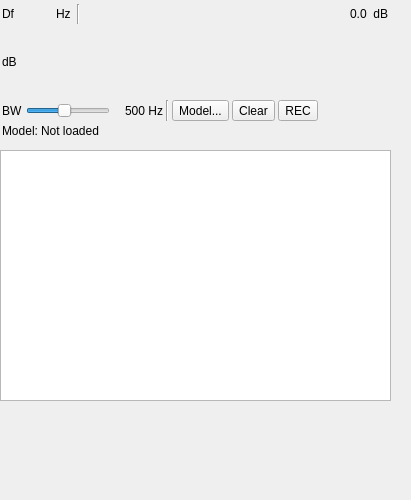
<?xml version="1.0" encoding="UTF-8"?>
<ui version="4.0">
 <class>CWMLDemodGUI</class>
 <widget class="RollupContents" name="CWMLDemodGUI">
  <property name="geometry">
   <rect>
    <x>0</x>
    <y>0</y>
    <width>411</width>
    <height>500</height>
   </rect>
  </property>
  <property name="sizePolicy">
   <sizepolicy hsizetype="Expanding" vsizetype="Expanding">
    <horstretch>0</horstretch>
    <verstretch>0</verstretch>
   </sizepolicy>
  </property>
  <property name="minimumSize">
   <size>
    <width>352</width>
    <height>0</height>
   </size>
  </property>
  <property name="font">
   <font>
    <family>Liberation Sans</family>
    <pointsize>9</pointsize>
   </font>
  </property>
  <property name="focusPolicy">
   <enum>Qt::StrongFocus</enum>
  </property>
  <property name="windowTitle">
   <string>CW Demodulator (ML)</string>
  </property>
  <widget class="QWidget" name="settingsContainer" native="true">
   <property name="geometry">
    <rect>
     <x>0</x>
     <y>0</y>
     <width>390</width>
     <height>140</height>
    </rect>
   </property>
   <property name="minimumSize">
    <size>
     <width>350</width>
     <height>0</height>
    </size>
   </property>
   <property name="windowTitle">
    <string>Settings</string>
   </property>
   <layout class="QVBoxLayout" name="verticalLayout">
    <property name="spacing">
     <number>3</number>
    </property>
    <property name="leftMargin">
     <number>2</number>
    </property>
    <property name="topMargin">
     <number>2</number>
    </property>
    <property name="rightMargin">
     <number>2</number>
    </property>
    <property name="bottomMargin">
     <number>2</number>
    </property>
    <item>
     <layout class="QHBoxLayout" name="powLayout">
      <property name="topMargin">
       <number>2</number>
      </property>
      <item>
       <widget class="QLabel" name="deltaFrequencyLabel">
        <property name="minimumSize">
         <size>
          <width>16</width>
          <height>0</height>
         </size>
        </property>
        <property name="text">
         <string>Df</string>
        </property>
       </widget>
      </item>
      <item>
       <widget class="ValueDialZ" name="deltaFrequency" native="true">
        <property name="sizePolicy">
         <sizepolicy hsizetype="Maximum" vsizetype="Maximum">
          <horstretch>0</horstretch>
          <verstretch>0</verstretch>
         </sizepolicy>
        </property>
        <property name="minimumSize">
         <size>
          <width>32</width>
          <height>16</height>
         </size>
        </property>
        <property name="font">
         <font>
          <family>Liberation Mono</family>
          <pointsize>12</pointsize>
         </font>
        </property>
        <property name="cursor">
         <cursorShape>PointingHandCursor</cursorShape>
        </property>
        <property name="focusPolicy">
         <enum>Qt::StrongFocus</enum>
        </property>
        <property name="toolTip">
         <string>Demod shift frequency from center in Hz</string>
        </property>
       </widget>
      </item>
      <item>
       <widget class="QLabel" name="deltaUnits">
        <property name="text">
         <string>Hz </string>
        </property>
       </widget>
      </item>
      <item>
       <widget class="Line" name="line">
        <property name="orientation">
         <enum>Qt::Vertical</enum>
        </property>
       </widget>
      </item>
      <item>
       <spacer name="horizontalSpacer">
        <property name="orientation">
         <enum>Qt::Horizontal</enum>
        </property>
        <property name="sizeHint" stdset="0">
         <size>
          <width>40</width>
          <height>20</height>
         </size>
        </property>
       </spacer>
      </item>
      <item>
       <layout class="QHBoxLayout" name="channelPowerLayout">
        <item>
         <widget class="QLabel" name="channelPower">
          <property name="toolTip">
           <string>Channel power</string>
          </property>
          <property name="layoutDirection">
           <enum>Qt::RightToLeft</enum>
          </property>
          <property name="text">
           <string>0.0</string>
          </property>
         </widget>
        </item>
        <item>
         <widget class="QLabel" name="channelPowerUnits">
          <property name="text">
           <string> dB</string>
          </property>
         </widget>
        </item>
       </layout>
      </item>
     </layout>
    </item>
    <item>
     <layout class="QHBoxLayout" name="powerLayout">
      <item>
       <widget class="QLabel" name="channelPowerMeterUnits">
        <property name="text">
         <string>dB</string>
        </property>
       </widget>
      </item>
      <item>
       <widget class="LevelMeterSignalDB" name="channelPowerMeter" native="true">
        <property name="sizePolicy">
         <sizepolicy hsizetype="Expanding" vsizetype="MinimumExpanding">
          <horstretch>0</horstretch>
          <verstretch>0</verstretch>
         </sizepolicy>
        </property>
        <property name="minimumSize">
         <size>
          <width>0</width>
          <height>24</height>
         </size>
        </property>
        <property name="font">
         <font>
          <family>Liberation Mono</family>
          <pointsize>8</pointsize>
         </font>
        </property>
        <property name="toolTip">
         <string>Channel power</string>
        </property>
       </widget>
      </item>
     </layout>
    </item>
    <item>
     <layout class="QHBoxLayout" name="bwLayout">
      <item>
       <widget class="QLabel" name="rfBWLabel">
        <property name="text">
         <string>BW</string>
        </property>
       </widget>
      </item>
      <item>
       <widget class="QSlider" name="rfBW">
        <property name="toolTip">
         <string>Channel filter bandwidth in Hz</string>
        </property>
        <property name="minimum">
         <number>100</number>
        </property>
        <property name="maximum">
         <number>1000</number>
        </property>
        <property name="singleStep">
         <number>10</number>
        </property>
        <property name="pageStep">
         <number>50</number>
        </property>
        <property name="value">
         <number>500</number>
        </property>
        <property name="orientation">
         <enum>Qt::Horizontal</enum>
        </property>
       </widget>
      </item>
      <item>
       <widget class="QLabel" name="rfBWText">
        <property name="minimumSize">
         <size>
          <width>50</width>
          <height>0</height>
         </size>
        </property>
        <property name="text">
         <string>500 Hz</string>
        </property>
        <property name="alignment">
         <set>Qt::AlignRight|Qt::AlignTrailing|Qt::AlignVCenter</set>
        </property>
       </widget>
      </item>
      <item>
       <widget class="Line" name="line2">
        <property name="orientation">
         <enum>Qt::Vertical</enum>
        </property>
       </widget>
      </item>
      <item>
       <widget class="QToolButton" name="modelDir">
        <property name="toolTip">
         <string>Select directory containing model-streaming.onnx</string>
        </property>
        <property name="text">
         <string>Model...</string>
        </property>
       </widget>
      </item>
      <item>
       <widget class="QToolButton" name="clearText">
        <property name="toolTip">
         <string>Clear decoded text</string>
        </property>
        <property name="text">
         <string>Clear</string>
        </property>
       </widget>
      </item>
      <item>
       <widget class="QToolButton" name="audioRecord">
        <property name="toolTip">
         <string>Record decoder input audio (8 kHz float WAV, new file on retune)</string>
        </property>
        <property name="text">
         <string>REC</string>
        </property>
        <property name="checkable">
         <bool>true</bool>
        </property>
       </widget>
      </item>
      <item>
       <spacer name="horizontalSpacer2">
        <property name="orientation">
         <enum>Qt::Horizontal</enum>
        </property>
        <property name="sizeHint" stdset="0">
         <size>
          <width>40</width>
          <height>20</height>
         </size>
        </property>
       </spacer>
      </item>
     </layout>
    </item>
    <item>
     <layout class="QHBoxLayout" name="statusLayout">
      <item>
       <widget class="QLabel" name="modelStatusLabel">
        <property name="text">
         <string>Model:</string>
        </property>
       </widget>
      </item>
      <item>
       <widget class="QLabel" name="modelStatus">
        <property name="sizePolicy">
         <sizepolicy hsizetype="Expanding" vsizetype="Preferred">
          <horstretch>0</horstretch>
          <verstretch>0</verstretch>
         </sizepolicy>
        </property>
        <property name="text">
         <string>Not loaded</string>
        </property>
       </widget>
      </item>
     </layout>
    </item>
   </layout>
  </widget>
  <widget class="QWidget" name="textContainer" native="true">
   <property name="geometry">
    <rect>
     <x>0</x>
     <y>150</y>
     <width>391</width>
     <height>251</height>
    </rect>
   </property>
   <property name="sizePolicy">
    <sizepolicy hsizetype="Expanding" vsizetype="Expanding">
     <horstretch>0</horstretch>
     <verstretch>0</verstretch>
    </sizepolicy>
   </property>
   <property name="windowTitle">
    <string>Decoded Text</string>
   </property>
   <layout class="QVBoxLayout" name="verticalLayout_2">
    <item>
     <widget class="QTextEdit" name="text">
      <property name="font">
       <font>
        <family>Liberation Mono</family>
        <pointsize>12</pointsize>
       </font>
      </property>
      <property name="toolTip">
       <string>Decoded text</string>
      </property>
      <property name="readOnly">
       <bool>true</bool>
      </property>
     </widget>
    </item>
   </layout>
  </widget>
 </widget>
 <customwidgets>
  <customwidget>
   <class>RollupContents</class>
   <extends>QWidget</extends>
   <header>gui/rollupcontents.h</header>
   <container>1</container>
  </customwidget>
  <customwidget>
   <class>ValueDialZ</class>
   <extends>QWidget</extends>
   <header>gui/valuedialz.h</header>
  </customwidget>
  <customwidget>
   <class>LevelMeterSignalDB</class>
   <extends>QWidget</extends>
   <header>gui/levelmeter.h</header>
  </customwidget>
 </customwidgets>
 <tabstops>
  <tabstop>deltaFrequency</tabstop>
  <tabstop>rfBW</tabstop>
  <tabstop>modelDir</tabstop>
  <tabstop>clearText</tabstop>
  <tabstop>text</tabstop>
 </tabstops>
 <resources/>
 <connections/>
</ui>
